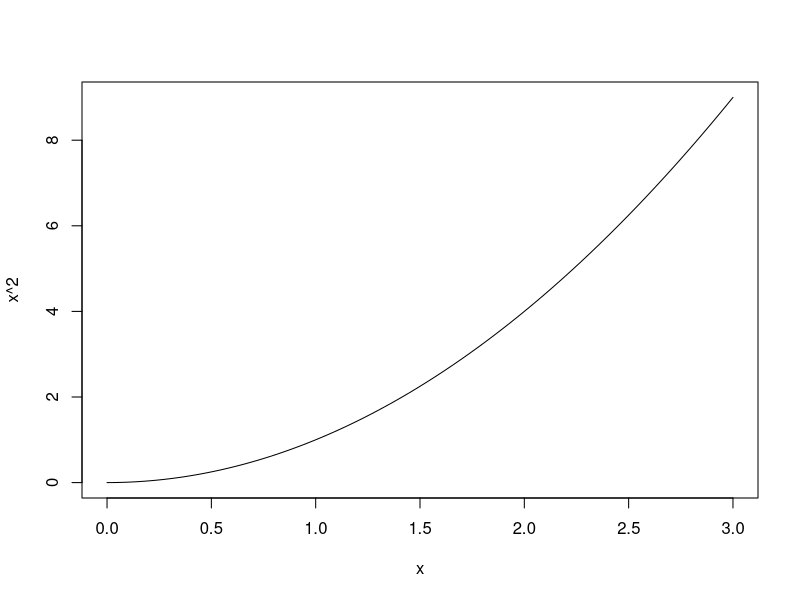
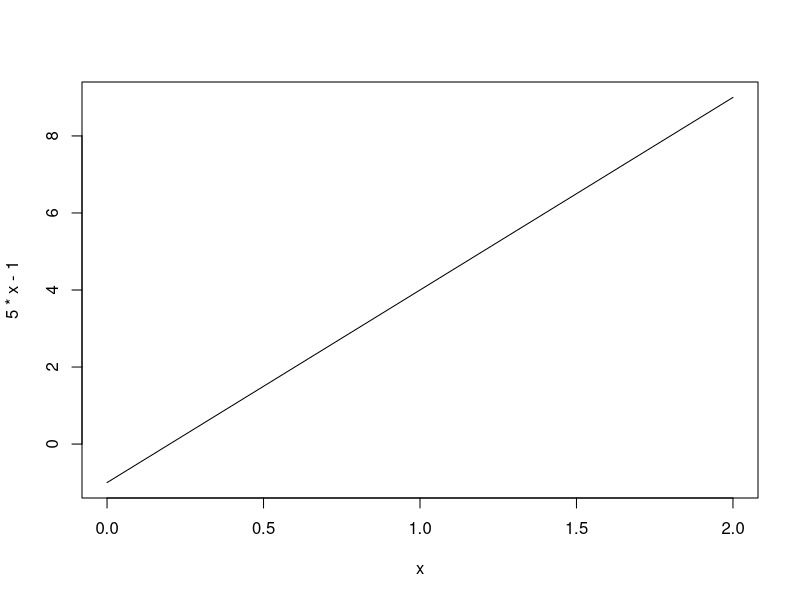
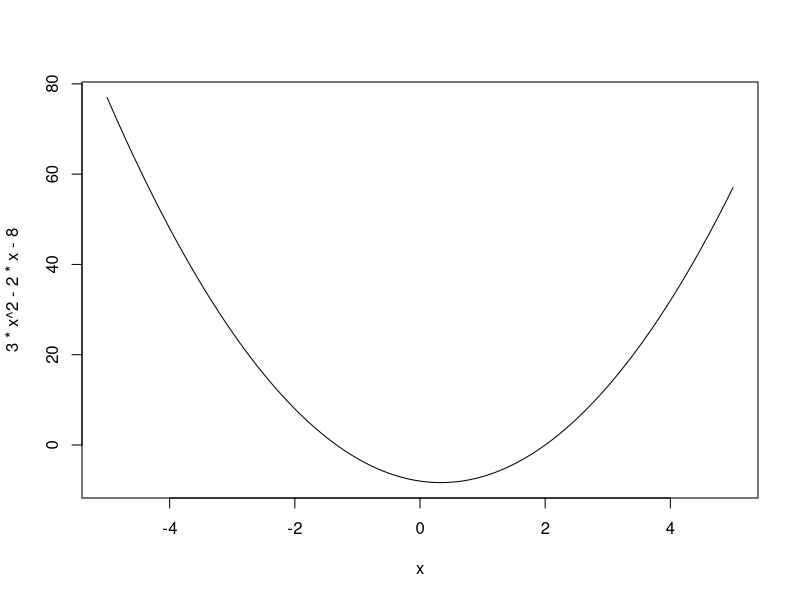
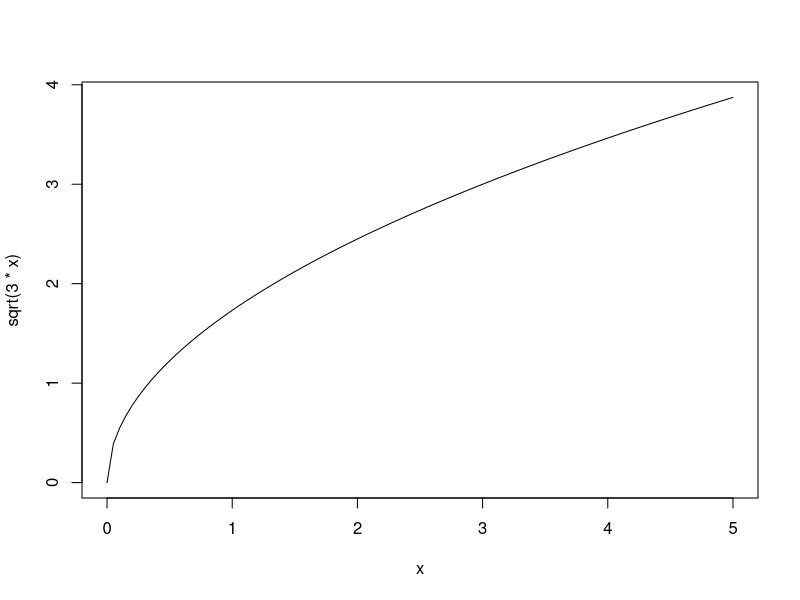
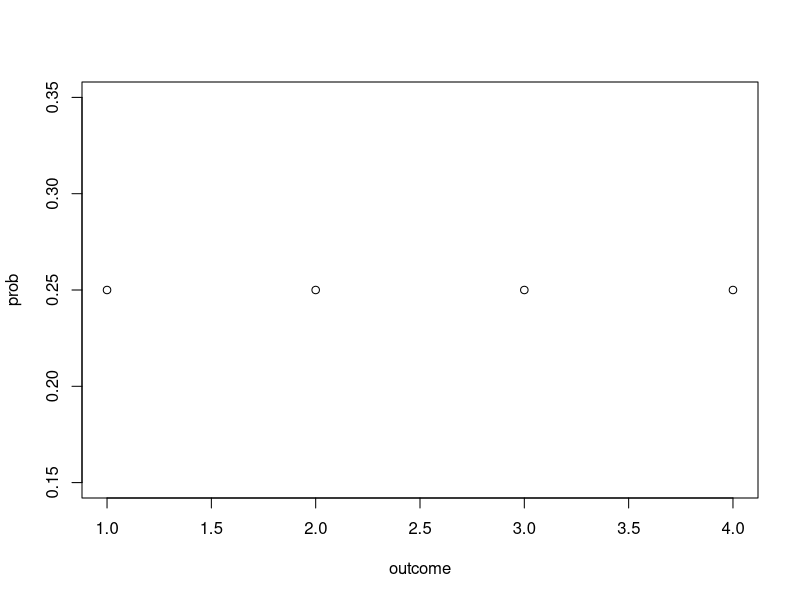
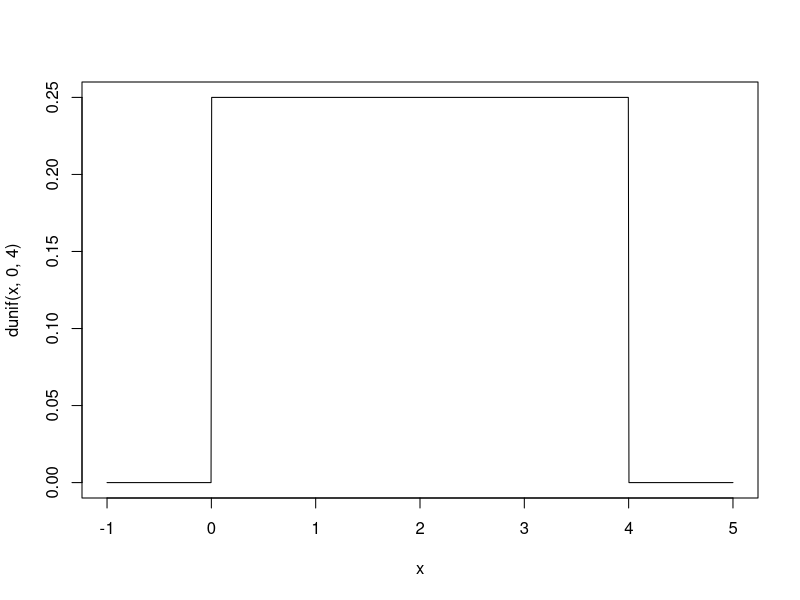

Write R code to recreate these figures, in order.
## ---- chunk 1
curve(x^2, 0, 3)
## ---- chunk 2
curve(5*x - 1, 0, 2)
## ---- chunk 3
curve(3*x^2 - 2*x - 8, -5, 5)
## ---- chunk 4
curve(sqrt(3*x), 0, 5)
## ---- chunk 5
outcome = seq(1, 4)
prob = rep(0.25, 4)
plot(outcome, prob)
## ---- chunk 6
curve(dunif(x, 0, 4), -1, 5, n = 1000)
## ---- chunk 7
runif(10, -1, 1)
